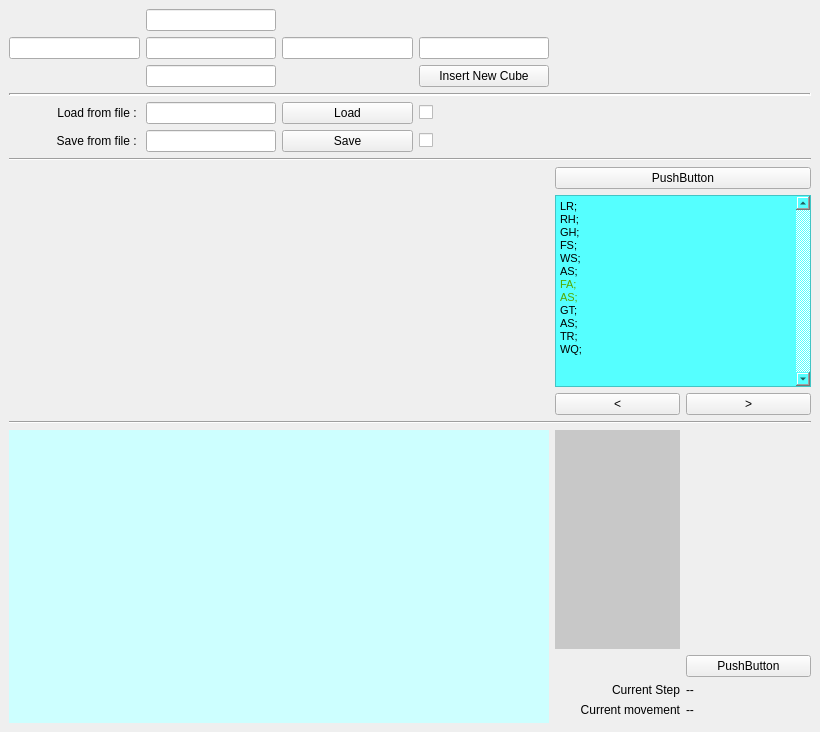
<?xml version="1.0" encoding="UTF-8"?>
<ui version="4.0">
 <class>MainWindow</class>
 <widget class="QMainWindow" name="MainWindow">
  <property name="geometry">
   <rect>
    <x>0</x>
    <y>0</y>
    <width>820</width>
    <height>732</height>
   </rect>
  </property>
  <property name="windowTitle">
   <string>MainWindow</string>
  </property>
  <widget class="QWidget" name="centralwidget">
   <layout class="QGridLayout" name="gridLayout">
    <item row="6" column="1">
     <widget class="QLineEdit" name="lineEdit_7">
      <property name="sizePolicy">
       <sizepolicy hsizetype="Minimum" vsizetype="Fixed">
        <horstretch>0</horstretch>
        <verstretch>0</verstretch>
       </sizepolicy>
      </property>
     </widget>
    </item>
    <item row="10" column="0" colspan="6">
     <widget class="Line" name="separator2">
      <property name="lineWidth">
       <number>1</number>
      </property>
      <property name="orientation">
       <enum>Qt::Horizontal</enum>
      </property>
     </widget>
    </item>
    <item row="11" column="0" rowspan="3" colspan="4">
     <widget class="QWidget" name="widget_2" native="true">
      <property name="minimumSize">
       <size>
        <width>0</width>
        <height>50</height>
       </size>
      </property>
     </widget>
    </item>
    <item row="0" column="1">
     <widget class="QLineEdit" name="lineEdit">
      <property name="minimumSize">
       <size>
        <width>75</width>
        <height>0</height>
       </size>
      </property>
      <property name="text">
       <string/>
      </property>
     </widget>
    </item>
    <item row="7" column="3">
     <widget class="QCheckBox" name="SaveCheckBox">
      <property name="text">
       <string/>
      </property>
      <property name="checkable">
       <bool>false</bool>
      </property>
     </widget>
    </item>
    <item row="16" column="0" rowspan="5" colspan="4">
     <widget class="QWidget" name="widget" native="true">
      <property name="minimumSize">
       <size>
        <width>50</width>
        <height>50</height>
       </size>
      </property>
      <property name="styleSheet">
       <string notr="true">background-color: rgb(205, 255, 255);</string>
      </property>
     </widget>
    </item>
    <item row="6" column="2">
     <widget class="QPushButton" name="LoadConfigurationButton">
      <property name="minimumSize">
       <size>
        <width>0</width>
        <height>0</height>
       </size>
      </property>
      <property name="text">
       <string>Load</string>
      </property>
     </widget>
    </item>
    <item row="19" column="4">
     <widget class="QLabel" name="label_4">
      <property name="text">
       <string>Current movement</string>
      </property>
      <property name="alignment">
       <set>Qt::AlignRight|Qt::AlignTrailing|Qt::AlignVCenter</set>
      </property>
     </widget>
    </item>
    <item row="7" column="1">
     <widget class="QLineEdit" name="lineEdit_8">
      <property name="sizePolicy">
       <sizepolicy hsizetype="Preferred" vsizetype="Fixed">
        <horstretch>0</horstretch>
        <verstretch>0</verstretch>
       </sizepolicy>
      </property>
      <property name="autoFillBackground">
       <bool>false</bool>
      </property>
     </widget>
    </item>
    <item row="7" column="0">
     <widget class="QLabel" name="label_2">
      <property name="sizePolicy">
       <sizepolicy hsizetype="Preferred" vsizetype="Fixed">
        <horstretch>0</horstretch>
        <verstretch>0</verstretch>
       </sizepolicy>
      </property>
      <property name="text">
       <string>Save from file : </string>
      </property>
      <property name="alignment">
       <set>Qt::AlignRight|Qt::AlignTrailing|Qt::AlignVCenter</set>
      </property>
     </widget>
    </item>
    <item row="11" column="4" colspan="2">
     <widget class="QPushButton" name="pushButton">
      <property name="text">
       <string>PushButton</string>
      </property>
     </widget>
    </item>
    <item row="18" column="5">
     <widget class="QLabel" name="label_5">
      <property name="text">
       <string>--</string>
      </property>
     </widget>
    </item>
    <item row="1" column="3">
     <widget class="QLineEdit" name="lineEdit_4"/>
    </item>
    <item row="17" column="5">
     <widget class="QPushButton" name="pushButton_2">
      <property name="text">
       <string>PushButton</string>
      </property>
     </widget>
    </item>
    <item row="13" column="4">
     <widget class="QPushButton" name="pushButton_4">
      <property name="minimumSize">
       <size>
        <width>50</width>
        <height>0</height>
       </size>
      </property>
      <property name="text">
       <string>&lt;</string>
      </property>
     </widget>
    </item>
    <item row="2" column="1">
     <widget class="QLineEdit" name="lineEdit_5">
      <property name="minimumSize">
       <size>
        <width>75</width>
        <height>0</height>
       </size>
      </property>
     </widget>
    </item>
    <item row="19" column="5">
     <widget class="QLabel" name="label_6">
      <property name="text">
       <string>--</string>
      </property>
     </widget>
    </item>
    <item row="1" column="4" colspan="2">
     <spacer name="horizontalSpacer_2">
      <property name="orientation">
       <enum>Qt::Horizontal</enum>
      </property>
      <property name="sizeHint" stdset="0">
       <size>
        <width>40</width>
        <height>20</height>
       </size>
      </property>
     </spacer>
    </item>
    <item row="1" column="1">
     <widget class="QLineEdit" name="lineEdit_2">
      <property name="minimumSize">
       <size>
        <width>75</width>
        <height>0</height>
       </size>
      </property>
      <property name="text">
       <string/>
      </property>
     </widget>
    </item>
    <item row="18" column="4">
     <widget class="QLabel" name="label_3">
      <property name="text">
       <string>Current Step</string>
      </property>
      <property name="alignment">
       <set>Qt::AlignRight|Qt::AlignTrailing|Qt::AlignVCenter</set>
      </property>
     </widget>
    </item>
    <item row="15" column="0" colspan="6">
     <widget class="Line" name="line">
      <property name="orientation">
       <enum>Qt::Horizontal</enum>
      </property>
     </widget>
    </item>
    <item row="1" column="0">
     <widget class="QLineEdit" name="lineEdit_6"/>
    </item>
    <item row="6" column="3">
     <widget class="QCheckBox" name="LoadCheckBox">
      <property name="text">
       <string/>
      </property>
      <property name="checkable">
       <bool>false</bool>
      </property>
      <property name="tristate">
       <bool>false</bool>
      </property>
     </widget>
    </item>
    <item row="13" column="5">
     <widget class="QPushButton" name="pushButton_5">
      <property name="sizePolicy">
       <sizepolicy hsizetype="Minimum" vsizetype="Minimum">
        <horstretch>0</horstretch>
        <verstretch>0</verstretch>
       </sizepolicy>
      </property>
      <property name="minimumSize">
       <size>
        <width>50</width>
        <height>0</height>
       </size>
      </property>
      <property name="text">
       <string>&gt;</string>
      </property>
     </widget>
    </item>
    <item row="3" column="0" colspan="6">
     <widget class="Line" name="separator1">
      <property name="enabled">
       <bool>true</bool>
      </property>
      <property name="lineWidth">
       <number>2</number>
      </property>
      <property name="orientation">
       <enum>Qt::Horizontal</enum>
      </property>
     </widget>
    </item>
    <item row="1" column="2">
     <widget class="QLineEdit" name="lineEdit_3"/>
    </item>
    <item row="7" column="2">
     <widget class="QPushButton" name="SaveConfigurationButton">
      <property name="text">
       <string>Save</string>
      </property>
     </widget>
    </item>
    <item row="16" column="5">
     <spacer name="verticalSpacer_2">
      <property name="orientation">
       <enum>Qt::Vertical</enum>
      </property>
      <property name="sizeHint" stdset="0">
       <size>
        <width>20</width>
        <height>40</height>
       </size>
      </property>
     </spacer>
    </item>
    <item row="16" column="4">
     <widget class="QWidget" name="widget_3" native="true">
      <property name="autoFillBackground">
       <bool>false</bool>
      </property>
      <property name="styleSheet">
       <string notr="true">background-color: rgb(200, 200, 200);</string>
      </property>
     </widget>
    </item>
    <item row="2" column="3">
     <widget class="QPushButton" name="CreateNew_Button">
      <property name="text">
       <string>Insert New Cube</string>
      </property>
     </widget>
    </item>
    <item row="6" column="0">
     <widget class="QLabel" name="label">
      <property name="text">
       <string>Load from file : </string>
      </property>
      <property name="alignment">
       <set>Qt::AlignRight|Qt::AlignTrailing|Qt::AlignVCenter</set>
      </property>
     </widget>
    </item>
    <item row="12" column="4" colspan="2">
     <widget class="QTextEdit" name="textEdit">
      <property name="enabled">
       <bool>true</bool>
      </property>
      <property name="sizePolicy">
       <sizepolicy hsizetype="Preferred" vsizetype="Preferred">
        <horstretch>0</horstretch>
        <verstretch>0</verstretch>
       </sizepolicy>
      </property>
      <property name="styleSheet">
       <string notr="true">font: 8pt &quot;MS Shell Dlg 2&quot;;
selection-background-color: rgb(255, 255, 0);
background-color: rgb(85, 255, 255);
alternate-background-color: rgb(255, 0, 127);</string>
      </property>
      <property name="verticalScrollBarPolicy">
       <enum>Qt::ScrollBarAlwaysOn</enum>
      </property>
      <property name="sizeAdjustPolicy">
       <enum>QAbstractScrollArea::AdjustIgnored</enum>
      </property>
      <property name="autoFormatting">
       <set>QTextEdit::AutoNone</set>
      </property>
      <property name="html">
       <string>&lt;!DOCTYPE HTML PUBLIC &quot;-//W3C//DTD HTML 4.0//EN&quot; &quot;http://www.w3.org/TR/REC-html40/strict.dtd&quot;&gt;
&lt;html&gt;&lt;head&gt;&lt;meta name=&quot;qrichtext&quot; content=&quot;1&quot; /&gt;&lt;style type=&quot;text/css&quot;&gt;
p, li { white-space: pre-wrap; }
&lt;/style&gt;&lt;/head&gt;&lt;body style=&quot; font-family:'MS Shell Dlg 2'; font-size:8pt; font-weight:400; font-style:normal;&quot;&gt;
&lt;p style=&quot; margin-top:0px; margin-bottom:0px; margin-left:0px; margin-right:0px; -qt-block-indent:0; text-indent:0px;&quot;&gt;LR;&lt;/p&gt;
&lt;p style=&quot; margin-top:0px; margin-bottom:0px; margin-left:0px; margin-right:0px; -qt-block-indent:0; text-indent:0px;&quot;&gt;RH;&lt;/p&gt;
&lt;p style=&quot; margin-top:0px; margin-bottom:0px; margin-left:0px; margin-right:0px; -qt-block-indent:0; text-indent:0px;&quot;&gt;GH;&lt;/p&gt;
&lt;p style=&quot; margin-top:0px; margin-bottom:0px; margin-left:0px; margin-right:0px; -qt-block-indent:0; text-indent:0px;&quot;&gt;FS;&lt;/p&gt;
&lt;p style=&quot; margin-top:0px; margin-bottom:0px; margin-left:0px; margin-right:0px; -qt-block-indent:0; text-indent:0px;&quot;&gt;WS;&lt;/p&gt;
&lt;p style=&quot; margin-top:0px; margin-bottom:0px; margin-left:0px; margin-right:0px; -qt-block-indent:0; text-indent:0px;&quot;&gt;AS;&lt;/p&gt;
&lt;p style=&quot; margin-top:0px; margin-bottom:0px; margin-left:0px; margin-right:0px; -qt-block-indent:0; text-indent:0px;&quot;&gt;&lt;span style=&quot; color:#55aa00;&quot;&gt;FA;&lt;/span&gt;&lt;/p&gt;
&lt;p style=&quot; margin-top:0px; margin-bottom:0px; margin-left:0px; margin-right:0px; -qt-block-indent:0; text-indent:0px;&quot;&gt;&lt;span style=&quot; color:#55aa00;&quot;&gt;AS;&lt;/span&gt;&lt;/p&gt;
&lt;p style=&quot; margin-top:0px; margin-bottom:0px; margin-left:0px; margin-right:0px; -qt-block-indent:0; text-indent:0px;&quot;&gt;GT;&lt;/p&gt;
&lt;p style=&quot; margin-top:0px; margin-bottom:0px; margin-left:0px; margin-right:0px; -qt-block-indent:0; text-indent:0px;&quot;&gt;AS;&lt;/p&gt;
&lt;p style=&quot; margin-top:0px; margin-bottom:0px; margin-left:0px; margin-right:0px; -qt-block-indent:0; text-indent:0px;&quot;&gt;TR;&lt;/p&gt;
&lt;p style=&quot; margin-top:0px; margin-bottom:0px; margin-left:0px; margin-right:0px; -qt-block-indent:0; text-indent:0px;&quot;&gt;WQ;&lt;/p&gt;&lt;/body&gt;&lt;/html&gt;</string>
      </property>
     </widget>
    </item>
   </layout>
  </widget>
  <widget class="QMenuBar" name="menubar">
   <property name="geometry">
    <rect>
     <x>0</x>
     <y>0</y>
     <width>820</width>
     <height>21</height>
    </rect>
   </property>
  </widget>
 </widget>
 <tabstops>
  <tabstop>lineEdit</tabstop>
  <tabstop>lineEdit_6</tabstop>
  <tabstop>lineEdit_2</tabstop>
  <tabstop>lineEdit_3</tabstop>
  <tabstop>lineEdit_4</tabstop>
  <tabstop>lineEdit_5</tabstop>
  <tabstop>CreateNew_Button</tabstop>
  <tabstop>lineEdit_7</tabstop>
  <tabstop>LoadConfigurationButton</tabstop>
  <tabstop>LoadCheckBox</tabstop>
  <tabstop>lineEdit_8</tabstop>
  <tabstop>SaveConfigurationButton</tabstop>
  <tabstop>SaveCheckBox</tabstop>
  <tabstop>pushButton</tabstop>
  <tabstop>textEdit</tabstop>
  <tabstop>pushButton_4</tabstop>
  <tabstop>pushButton_5</tabstop>
  <tabstop>pushButton_2</tabstop>
 </tabstops>
 <resources/>
 <connections/>
</ui>
